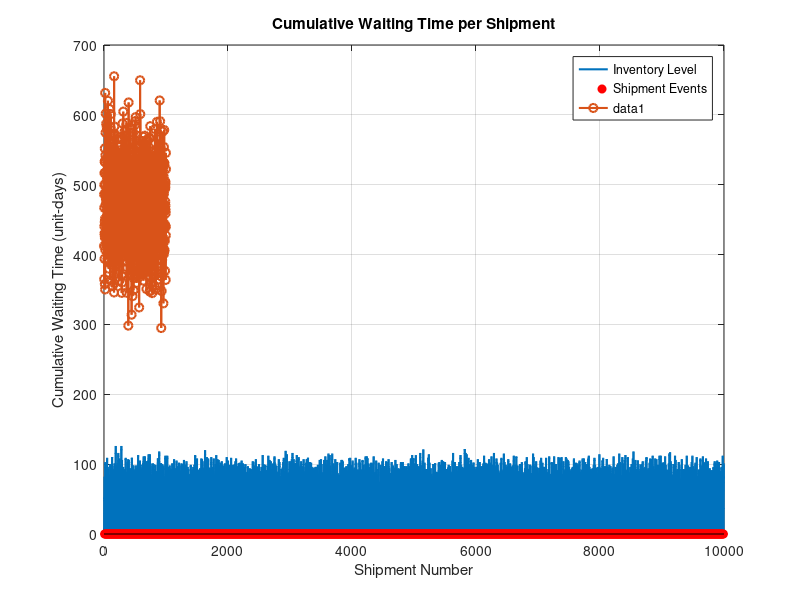

This figure's MATLAB source: (Note: this script raises an error after producing the figure.)
% === STATIC POLICY: Event-Based Replenishment, No Lead Time ===
clear; clc;

% --- Parameters ---
lambda = 10;
mu = 0.01;
T = 10;                                  % Fixed shipment in terval
fixedCostPerShipment = 500;
variableCostPerUnit = 10;
w = 1;                                % Waiting cost per unit per day
c = 2;
days = 1000*T;                        % # of cycles simulation runs  

% --- Initialization ---
eventTime = 0;
shipments = 0;
shipmentTimes = [];
unitsShipped = [];
inventoryLevel = 0;
inventoryHistory = [];
inventoryTimestamps = [];

totalWaitingTime = 0;
waitingTimePerShipment = [];
orderArrivalTimes = [];

totalOrders = 0;
nextShipmentTime = T;

% === Cancellation Setup ===
canceledWaitingTimes = [];
orderPatienceDeadlines = [];  % For each order there is Exp. distributed patience time
nextOrderTime = -log(rand) / lambda;
nextCancelTime = -log(rand) / mu;

% === EVENT-BASED SIMULATION ===
while eventTime < days
    % --- Cancel orders whose patience has expired (before any event) ---
    expiredIdx = find(orderPatienceDeadlines <= eventTime);
    for i = fliplr(expiredIdx)
        canceledWaitingTimes(end+1) = eventTime - orderArrivalTimes(i);
        orderArrivalTimes(i) = [];
        orderPatienceDeadlines(i) = [];
        inventoryLevel = inventoryLevel - 1;

        inventoryHistory(end+1) = inventoryLevel;
        inventoryTimestamps(end+1) = eventTime;
    end

    % Choose the next event (order or cancellation)
    if nextOrderTime <= nextCancelTime
        % Order arrives
        eventTime = nextOrderTime;
        nextOrderTime = eventTime + (-log(rand) / lambda);

        if eventTime > days
            break;
        end

        orderArrivalTimes = [orderArrivalTimes, eventTime];
        patience = -log(rand) / mu;  % <-- ADDED
        orderPatienceDeadlines = [orderPatienceDeadlines, eventTime + patience];  % <-- ADDED
        totalOrders = totalOrders + 1;
        inventoryLevel = inventoryLevel + 1;

        inventoryHistory(end+1) = inventoryLevel;
        inventoryTimestamps(end+1) = eventTime;
        
    else
        % Cancellation occurs
        eventTime = nextCancelTime;
        nextCancelTime = eventTime + (-log(rand) / mu);

        if eventTime > days
            break;
        end

        if ~isempty(orderArrivalTimes)
            canceledWaitingTimes(end+1) = eventTime - orderArrivalTimes(1);  % Include in cost
            orderArrivalTimes(1) = [];
            orderPatienceDeadlines(1) = [];  % <-- ADDED
            inventoryLevel = inventoryLevel - 1;

            inventoryHistory(end+1) = inventoryLevel;
            inventoryTimestamps(end+1) = eventTime;
        end
    end

    % Check for shipment
    if eventTime >= nextShipmentTime
        % Cancel expired orders again before shipping (edge case)
        expiredIdx = find(orderPatienceDeadlines <= eventTime);
        for i = fliplr(expiredIdx)
            canceledWaitingTimes(end+1) = eventTime - orderArrivalTimes(i);
            orderArrivalTimes(i) = [];
            orderPatienceDeadlines(i) = [];
            inventoryLevel = inventoryLevel - 1;

            inventoryHistory(end+1) = inventoryLevel;
            inventoryTimestamps(end+1) = eventTime;
        end

        % All remaining orders are shipped now
        waitingTimes = eventTime - orderArrivalTimes;
        totalWaitingTime = totalWaitingTime + sum(waitingTimes);
        waitingTimePerShipment{end+1} = waitingTimes;
        cumulativeWaitingPerShipment = cellfun(@sum, waitingTimePerShipment);

        % Record shipment
        shipments = shipments + 1;
        shipmentTimes(end+1) = eventTime;
        unitsShipped(end+1) = length(orderArrivalTimes);

        % Reset
        orderArrivalTimes = [];
        orderPatienceDeadlines = [];  % <-- ADDED
        inventoryLevel = 0;

        inventoryHistory(end+1) = inventoryLevel;
        inventoryTimestamps(end+1) = eventTime;

        % Schedule next shipment
        nextShipmentTime = nextShipmentTime + T;
    end
end

% === Cost Calculations ===
totalUnitsShipped = sum(unitsShipped);
totalCancel = length(canceledWaitingTimes);
variableCost = totalUnitsShipped * variableCostPerUnit;
waitingCost = w * totalWaitingTime;
canceledWaitingCost = w * sum(canceledWaitingTimes);
totalCost = shipments * fixedCostPerShipment + variableCost + waitingCost + canceledWaitingCost;
averageCostPerDay = totalCost / days;

% === OUTPUT ===
fprintf('=== EVENT-BASED STATIC POLICY ===\n');
fprintf('Total Shipments: %d\n', shipments);
fprintf('Total Units Shipped: %.2f\n', totalUnitsShipped);
fprintf('Average Units in a Shipment: %.2f\n', mean(unitsShipped));
fprintf('Total Orders: %d\n', totalOrders);
fprintf('Canceled Orders: %d\n', length(canceledWaitingTimes));
fprintf('Canceled Waiting Time: %.2f\n', sum(canceledWaitingTimes));
fprintf('Total Waiting Time (unit-days): %.2f\n', totalWaitingTime);
fprintf('Variable Cost: $%.2f\n', variableCost);
fprintf('Waiting Cost: $%.2f\n', waitingCost);
fprintf('Canceled Waiting Cost: $%.2f\n', canceledWaitingCost);
fprintf('Total Cost: $%.2f\n', totalCost);
fprintf('Average Cost per Day: $%.2f\n', averageCostPerDay);


% === PLOTS === 
figure;
stairs(inventoryTimestamps, inventoryHistory, 'LineWidth', 1.5);
hold on;
stem(shipmentTimes, zeros(size(shipmentTimes)), 'r', 'filled', 'LineStyle', 'none');
xlabel('Time (Days)');
ylabel('Inventory Level');
title('Inventory Level Over Time (Event-Based Simulation)');
legend('Inventory Level', 'Shipment Events');
grid on;

%figure;
plot(1:length(cumulativeWaitingPerShipment), cumulativeWaitingPerShipment, '-o', 'LineWidth', 1.5);
xlabel('Shipment Number');
ylabel('Cumulative Waiting Time (unit-days)');
title('Cumulative Waiting Time per Shipment');
grid on;

% === PLOT: Comparison of Waiting Times (Canceled vs Non-Canceled) ===
% Prepare vectors
numShipments = length(waitingTimePerShipment);
nonCanceledWaiting = cellfun(@sum, waitingTimePerShipment);
canceledWaiting = zeros(1, numShipments);

% Distribute canceled waiting times into shipment intervals (roughly)
if ~isempty(canceledWaitingTimes)
    cancelTimes = cumsum(canceledWaitingTimes);  % approximate times
    cancelBins = discretize(cancelTimes, [0, shipmentTimes]);
    for i = 1:numShipments
        canceledWaiting(i) = sum(canceledWaitingTimes(cancelBins == i));
    end
end

% Plot
figure;
bar(1:numShipments, [nonCanceledWaiting(:), canceledWaiting(:)], 'stacked');
xlabel('Shipment Number');
ylabel('Total Waiting Time');
legend('Shipped Orders', 'Canceled Orders');
title('Comparison of Waiting Time per Shipment');
grid on;

% === Poisson Order Interarrival Generator ===
function samples = myPoisson(lambda, n)
samples = zeros(1, n);
for i = 1:n
    L = exp(-lambda);
    k = 0; p = 1;
    while p > L
        k = k + 1;
        p = p * rand();
    end
    samples(i) = k - 1;
end
end

% === Poisson Cancellation Interarrival Generator ===
function cancels = generateExpCancels(mu, n)
    cancels = -log(rand(1, n)) / mu;
end

